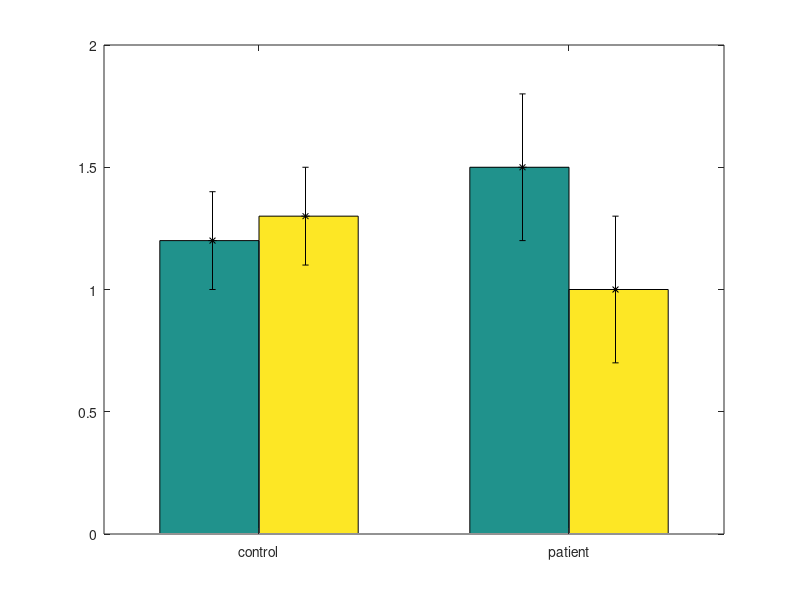

Write MATLAB code to recreate this figure. (Note: this script raises an error after producing the figure.)
close all

x = [1,5];

y = [1.2 1.3;1.5 1];

bar(x,y,0.8,'hist')
axis([-1 7 0 2])
set(gca,'xticklabel',{'control','patient'})
hold on
X = [0.4 1.6;4.4 5.6];
E = [0.2 0.2; 0.3 0.3];

errorbar(X,y,E,'k*','Linewidth',2)

xdata = [0.4 0.4 1.6 1.6];
ydata = [1.5 1.8 1.8 1.6];

line(xdata,ydata,'color',[0 0 0],'Linewidth',2);

text(1,1.85,'*','FontSize',16,'FontWeight','bold')